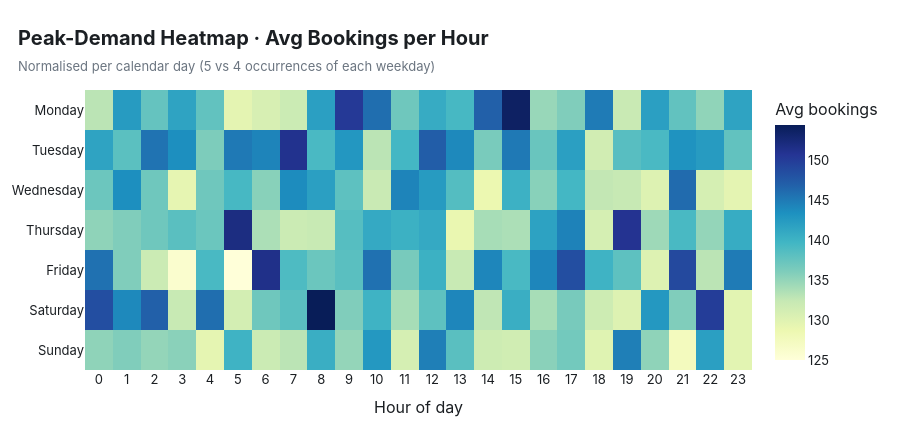

The cell this chart's notebook holds for it:
### Code cell
# Demand pattern: hour x weekday heatmap. Weekday counts are normalised per calendar day,
# because July-2024 has 5 Mon/Tue/Wed but only 4 of the other days (raw totals would mislead).
days_per_weekday = df.groupby("Weekday", observed=True)["Booking_Date"].nunique()
hm = df.pivot_table(index="Weekday", columns="Hour", values="Booking_ID", aggfunc="count", observed=True)
hm = hm.div(days_per_weekday, axis=0).reindex(WEEKDAYS)
fig = px.imshow(hm, aspect="auto", color_continuous_scale="YlGnBu", labels=dict(x="Hour of day", y="", color="Avg bookings"))
fig.update_traces(hovertemplate="%{y}, %{x}:00<br>Avg bookings: %{z:.0f}<extra></extra>")
fig.update_xaxes(dtick=1)
show(fig, "Peak-Demand Heatmap · Avg Bookings per Hour", "Normalised per calendar day (5 vs 4 occurrences of each weekday)", height=430)

wk = (df.groupby("Weekday", observed=True).size() / days_per_weekday).reindex(WEEKDAYS)
hr = df.groupby("Hour").size() / df["Booking_Date"].nunique()
insight(f"Demand is **flat across the day** ({hr.min():.0f}-{hr.max():.0f} bookings/hour, peak at {hr.idxmax()}:00) and across weekdays "
        f"(busiest {wk.idxmax()} at {wk.max():,.0f}/day vs {wk.idxmin()} {wk.min():,.0f}/day). "
        "No classic commute peaks - driver allocation should be **uniform and 24x7**, not rush-hour-weighted.")

### Figure 1 — Plotly figure (JSON) as saved in the notebook; plotly's stock layout.template omitted (floating-point values rounded to 4 significant figures; data arrays with more than 128 entries replaced by an {"elided": "..."} marker saying what was removed)
{"data": [{"coloraxis": "coloraxis", "hovertemplate": "%{y}, %{x}:00<br>Avg bookings: %{z:.0f}<extra></extra>", "name": "0", "type": "heatmap", "x": [0, 1, 2, 3, 4, 5, 6, 7, 8, 9, 10, 11, 12, 13, 14, 15, 16, 17, 18, 19, 20, 21, 22, 23], "xaxis": "x", "y": ["Monday", "Tuesday", "Wednesday", "Thursday", "Friday", "Saturday", "Sunday"], "yaxis": "y", "z": {"elided": "7x24 float values"}}], "layout": {"coloraxis": {"colorbar": {"title": {"text": "Avg bookings"}}, "colorscale": [[0, "rgb(255,255,217)"], [0.125, "rgb(237,248,177)"], [0.25, "rgb(199,233,180)"], [0.375, "rgb(127,205,187)"], [0.5, "rgb(65,182,196)"], [0.625, "rgb(29,145,192)"], [0.75, "rgb(34,94,168)"], [0.875, "rgb(37,52,148)"], [1, "rgb(8,29,88)"]]}, "height": 430, "title": {"text": "<b>Peak-Demand Heatmap · Avg Bookings per Hour</b><br><span style='font-size:13px;color:#6B7580'>Normalised per calendar day (5 vs 4 occurrences of each weekday)</span>"}, "xaxis": {"anchor": "y", "domain": [0, 1], "dtick": 1, "title": {"text": "Hour of day"}}, "yaxis": {"anchor": "x", "autorange": "reversed", "domain": [0, 1]}}}
